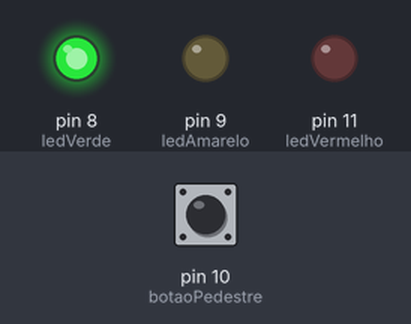
Simulated run of this sketch. Board: Arduino Uno, built with avr-gcc and run on an emulated ATmega328P. On the bench: output pins drawn as LEDs (lit = HIGH). Inputs (shaded band) come from the test bench; at power-on: pin 10 (botaoPedestre) HIGH.

Above: at 1.2 s.
1.3 s: pin 10 (botaoPedestre) pulled LOW for 0.15 s
At 3.6 s:
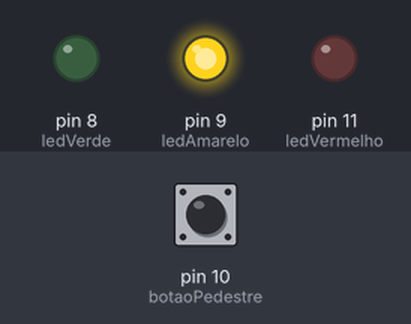
At 7.9 s:
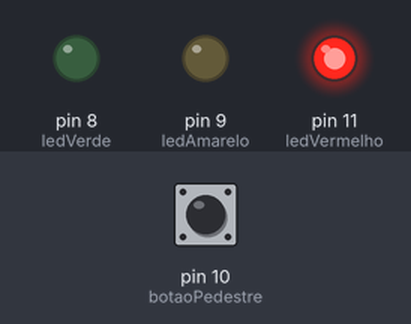
Timing chart, 0 to 16.8 s (numbered marks = the images above; inputs shaded):
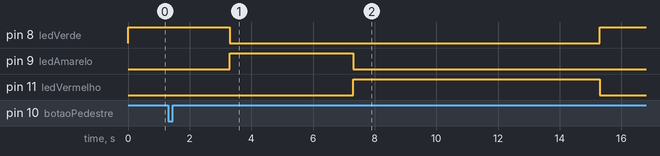

Measured:
- after the input at 1.3 s, pin 8 (ledVerde): HIGH → LOW after 2.0 s, → HIGH 12.0 s later; pin 9 (ledAmarelo): LOW → HIGH after 2.0 s, → LOW 4.0 s later; pin 11 (ledVermelho): LOW → HIGH after 6.0 s, → LOW 8.0 s later

The sketch:

pedestrian-traffic-light.ino
```cpp
// Definição dos pinos para os LEDs e o Botão
int ledVerde = 8;
int ledAmarelo = 9;
int ledVermelho = 11;
int botaoPedestre = 10;

void setup() {
  // Configura os pinos dos LEDs como saída
  pinMode(ledVerde, OUTPUT);
  pinMode(ledAmarelo, OUTPUT);
  pinMode(ledVermelho, OUTPUT);

  // Configura o pino do botão como entrada
  pinMode(botaoPedestre, INPUT);

  // Estado inicial: Verde para os carros aceso
  digitalWrite(ledVerde, HIGH);
  digitalWrite(ledAmarelo, LOW);
  digitalWrite(ledVermelho, LOW);
}

void loop() {
  // Verifica se o botão foi pressionado (Nível ALTO)
  if (digitalRead(botaoPedestre) == LOW) {
    // Pequeno atraso para confirmação da intenção de atravessar
    delay(2000);

    // 1. Inicia a transição: Apaga o Verde e acende o Amarelo
    digitalWrite(ledVerde, LOW);
    digitalWrite(ledAmarelo, HIGH);
    delay(4000); // Aguarda 4 segundos no Amarelo

    // 2. Para os carros: Apaga o Amarelo e acende o Vermelho
    digitalWrite(ledAmarelo, LOW);
    digitalWrite(ledVermelho, HIGH);

    // 3. Tempo para o pedestre atravessar com segurança
    delay(8000); // 8 segundos no Vermelho

    // 4. Finaliza o ciclo: Apaga o Vermelho e volta ao Verde
    digitalWrite(ledVermelho, LOW);
    digitalWrite(ledVerde, HIGH);

    // Espera um pouco antes de permitir uma nova ativação pelo botão
    delay(5000);
  }
  else {
    digitalWrite(ledVerde, HIGH);
  }
}
```
